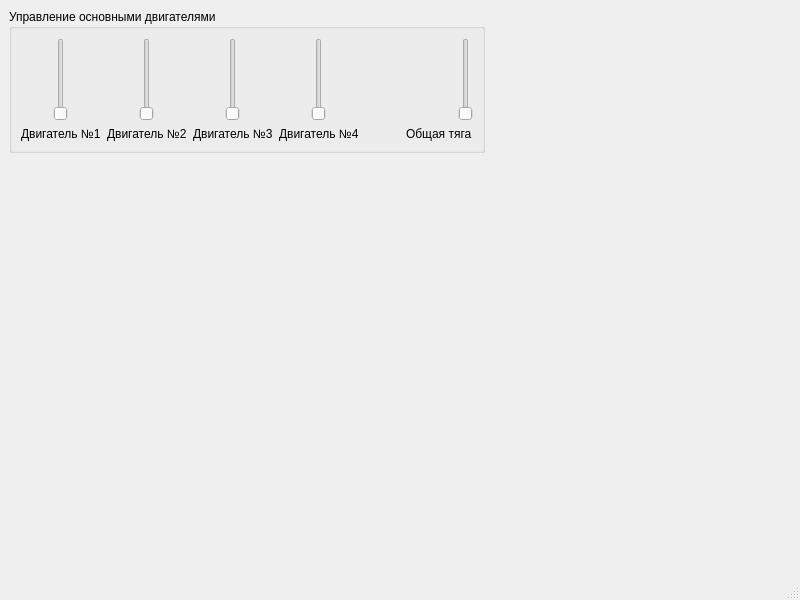
<?xml version="1.0" encoding="UTF-8"?>
<ui version="4.0">
 <class>MainWindow</class>
 <widget class="QMainWindow" name="MainWindow">
  <property name="geometry">
   <rect>
    <x>0</x>
    <y>0</y>
    <width>800</width>
    <height>600</height>
   </rect>
  </property>
  <property name="windowTitle">
   <string>MainWindow</string>
  </property>
  <widget class="QWidget" name="centralwidget">
   <widget class="QGroupBox" name="groupBox">
    <property name="geometry">
     <rect>
      <x>9</x>
      <y>9</y>
      <width>476</width>
      <height>144</height>
     </rect>
    </property>
    <property name="title">
     <string>Управление основными двигателями</string>
    </property>
    <layout class="QHBoxLayout" name="horizontalLayout">
     <item>
      <layout class="QVBoxLayout" name="verticalLayout_2">
       <item alignment="Qt::AlignmentFlag::AlignHCenter">
        <widget class="QSlider" name="verticalSlider">
         <property name="maximumSize">
          <size>
           <width>104</width>
           <height>16777215</height>
          </size>
         </property>
         <property name="orientation">
          <enum>Qt::Orientation::Vertical</enum>
         </property>
        </widget>
       </item>
       <item alignment="Qt::AlignmentFlag::AlignHCenter">
        <widget class="QLabel" name="label">
         <property name="text">
          <string>Двигатель №1</string>
         </property>
        </widget>
       </item>
      </layout>
     </item>
     <item>
      <layout class="QVBoxLayout" name="verticalLayout_3">
       <item alignment="Qt::AlignmentFlag::AlignHCenter">
        <widget class="QSlider" name="verticalSlider_2">
         <property name="orientation">
          <enum>Qt::Orientation::Vertical</enum>
         </property>
        </widget>
       </item>
       <item alignment="Qt::AlignmentFlag::AlignHCenter">
        <widget class="QLabel" name="label_2">
         <property name="text">
          <string>Двигатель №2</string>
         </property>
        </widget>
       </item>
      </layout>
     </item>
     <item>
      <layout class="QVBoxLayout" name="verticalLayout_4">
       <item alignment="Qt::AlignmentFlag::AlignHCenter">
        <widget class="QSlider" name="verticalSlider_3">
         <property name="orientation">
          <enum>Qt::Orientation::Vertical</enum>
         </property>
        </widget>
       </item>
       <item alignment="Qt::AlignmentFlag::AlignHCenter">
        <widget class="QLabel" name="label_3">
         <property name="text">
          <string>Двигатель №3</string>
         </property>
        </widget>
       </item>
      </layout>
     </item>
     <item>
      <layout class="QVBoxLayout" name="verticalLayout_5">
       <item alignment="Qt::AlignmentFlag::AlignHCenter">
        <widget class="QSlider" name="verticalSlider_4">
         <property name="font">
          <font>
           <family>Rockwell</family>
           <stylestrategy>PreferDefault</stylestrategy>
           <hintingpreference>PreferDefaultHinting</hintingpreference>
          </font>
         </property>
         <property name="focusPolicy">
          <enum>Qt::FocusPolicy::NoFocus</enum>
         </property>
         <property name="contextMenuPolicy">
          <enum>Qt::ContextMenuPolicy::DefaultContextMenu</enum>
         </property>
         <property name="orientation">
          <enum>Qt::Orientation::Vertical</enum>
         </property>
        </widget>
       </item>
       <item alignment="Qt::AlignmentFlag::AlignHCenter">
        <widget class="QLabel" name="label_4">
         <property name="text">
          <string>Двигатель №4</string>
         </property>
        </widget>
       </item>
      </layout>
     </item>
     <item>
      <spacer name="horizontalSpacer">
       <property name="orientation">
        <enum>Qt::Orientation::Horizontal</enum>
       </property>
       <property name="sizeType">
        <enum>QSizePolicy::Policy::Fixed</enum>
       </property>
       <property name="sizeHint" stdset="0">
        <size>
         <width>40</width>
         <height>20</height>
        </size>
       </property>
      </spacer>
     </item>
     <item>
      <layout class="QVBoxLayout" name="verticalLayout">
       <item alignment="Qt::AlignmentFlag::AlignRight">
        <widget class="QSlider" name="verticalSlider_5">
         <property name="orientation">
          <enum>Qt::Orientation::Vertical</enum>
         </property>
        </widget>
       </item>
       <item alignment="Qt::AlignmentFlag::AlignHCenter">
        <widget class="QLabel" name="label_5">
         <property name="text">
          <string>Общая тяга</string>
         </property>
        </widget>
       </item>
      </layout>
     </item>
    </layout>
   </widget>
  </widget>
  <widget class="QMenuBar" name="menubar">
   <property name="geometry">
    <rect>
     <x>0</x>
     <y>0</y>
     <width>800</width>
     <height>22</height>
    </rect>
   </property>
  </widget>
  <widget class="QStatusBar" name="statusbar"/>
 </widget>
 <resources/>
 <connections/>
</ui>
